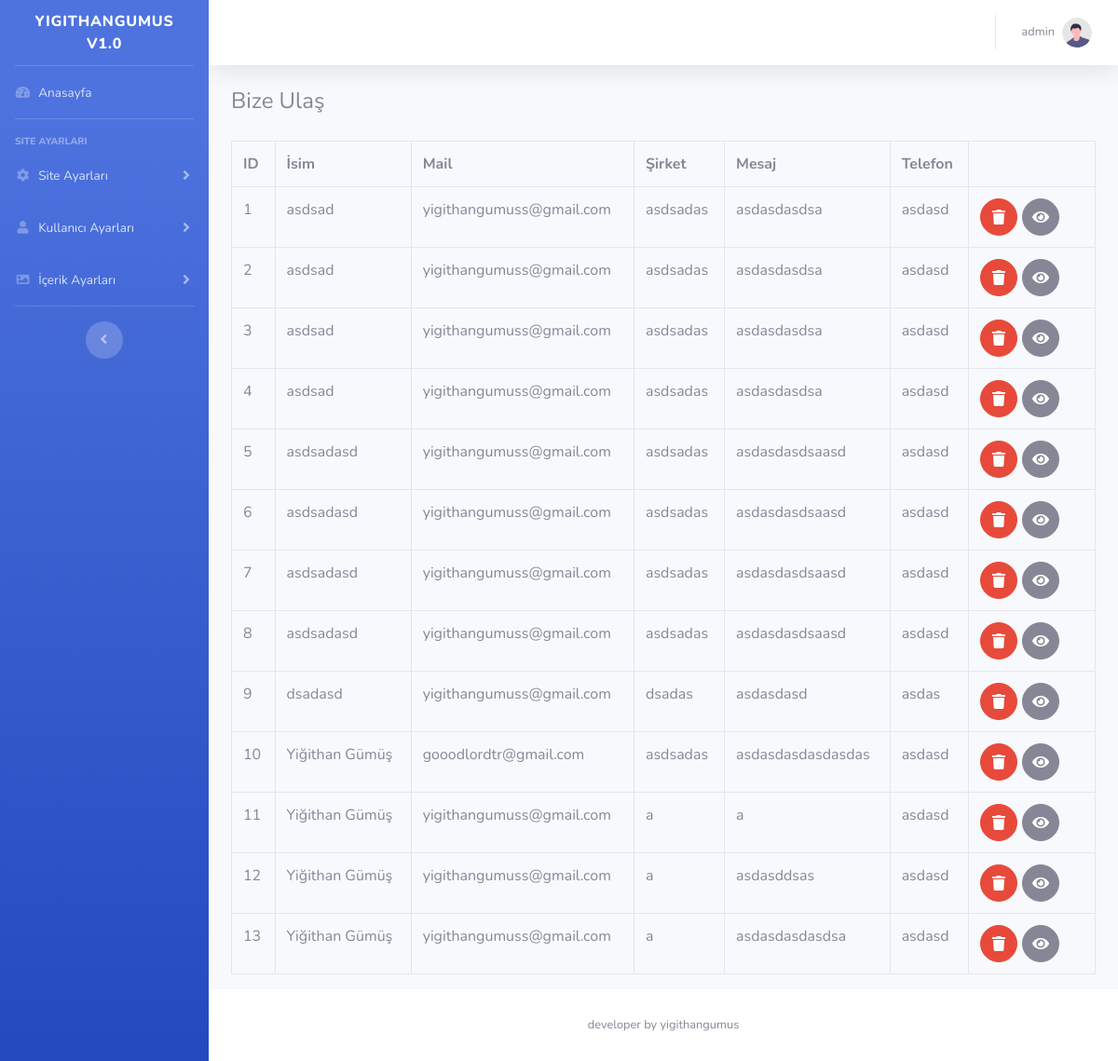
Screenshot of /admin/bizeulas.php (signed in) with the database file from the repository.
### tables this page shows
CREATE TABLE `contact` (
  `id` int(11) NOT NULL,
  `name` varchar(300) NOT NULL,
  `mail` varchar(300) NOT NULL,
  `business` varchar(300) NOT NULL,
  `message` text NOT NULL,
  `project` varchar(300) NOT NULL,
  `tel` varchar(30) NOT NULL
);

CREATE TABLE `ayarlar` (
  `ayar_id` int(11) NOT NULL,
  `site_logo` varchar(400) NOT NULL,
  `site_baslik` varchar(350) NOT NULL,
  `site_aciklama` varchar(300) NOT NULL,
  `site_link` varchar(100) NOT NULL,
  `site_sahip_mail` varchar(100) NOT NULL,
  `site_mail_host` varchar(100) NOT NULL,
  `site_mail_mail` varchar(100) NOT NULL,
  `site_mail_port` int(11) NOT NULL,
  `site_mail_sifre` varchar(100) NOT NULL,
  `site_konum` varchar(300) NOT NULL,
  `site_telefon` varchar(300) NOT NULL,
  `footer_aciklama` text NOT NULL,
  `site_facebook` varchar(300) NOT NULL,
  `site_twitter` varchar(300) NOT NULL,
  `site_linkedin` varchar(300) NOT NULL,
  `site_instagram` varchar(300) NOT NULL,
  `site_tanim` text NOT NULL,
  `site_keywords` text NOT NULL,
  `site_yazari` text NOT NULL,
  `site_harita` varchar(500) NOT NULL,
  `github` varchar(300) NOT NULL
);

### islemler/vt.php (called while the page is built, shortened)
<?php
	$host="localhost";
	$vtname="gameloji";
	$username="root";
	$password="";
	try {
		$db=new pdo("mysql:host=$host;dbname=$vtname;charset=utf8",$username,$password);
	} catch (Exception $e) {
		echo "Bağlantı başarısız";
		echo $e->getMessage();
	}
	$sorgu=$db->prepare("SELECT * FROM ayarlar");
	$sorgu->execute();
	$ayarcek=$sorgu->fetch(PDO::FETCH_ASSOC);
 ?>

### islemler/function.php (called while the page is built, shortened)
<?php
	include "vt.php";
?>

### admin/bizeulas.php (the view, shortened to what this page needs)
<?php include 'header.php';
	$sorgu=$db->prepare("SELECT * FROM contact");
	$sorgu->execute();
	$say=1;
?>
	<div class="container-fluid">
		<div class="row" style="margin-bottom: 20px;">
			<div class="col-md-6">
				<h4>Bize Ulaş</h4>
			</div>
			<div class="col-md-6 text-right">
			</div>
		</div>
		<table class="table table-hover table-bordered">
			<tr>
				<th>ID</th>
				<th>İsim</th>
				<th>Mail</th>
				<th>Şirket</th>
				<th>Mesaj</th>
				<th>Telefon</th>
				<th></th>
			</tr>
			<?php while ($bizecek=$sorgu->fetch(PDO::FETCH_ASSOC)) { ?>
				<tr>
					<td><?php echo $say++; ?></td>
					<td><?php echo $bizecek["name"]; ?></td>
					<td><?php echo $bizecek["mail"]; ?></td>
					<td><?php echo $bizecek["business"]; ?></td>
					<td><?php echo $bizecek["message"]; ?></td>
					<td><?php echo $bizecek["tel"]; ?></td>
					<td>
						<div class="row">
							<div class="col-md-4">
								<form action="../islemler/ajax.php" method="POST">
									<button type="submit" class="btn btn-danger btn-circle" name="bizesil"><i class="fa fa-trash"></i></button>
								</form>
							</div>
							<div class="col-md-4">
								<form action="bizeulasgor.php" method="POST">
									<button type="submit" class="btn btn-secondary btn-circle"><i class="fa fa-eye"></i></button>
								</form>
							</div>
						</div>
					</td>
				</tr>
			<?php } ?>
		</table>
	</div>
<?php include 'footer.php'; ?>

### admin/footer.php (shortened to what this page needs)
            </div>
            <footer class="sticky-footer bg-white">
                <div class="container my-auto">
                    <div class="copyright text-center my-auto">
                        <span><?php echo $ayarcek["footer_aciklama"] ?></span>
                    </div>
                </div>
            </footer>
        </div>
    </div>
</body>
</html>

### rows the page displays
contact: name "asdsad", mail "yigithangumuss@gmail.com", business "asdsadas", message "asdasdasdsa", tel "asdasd"
contact: name "asdsad", mail "yigithangumuss@gmail.com", business "asdsadas", message "asdasdasdsa", tel "asdasd"
contact: name "asdsad", mail "yigithangumuss@gmail.com", business "asdsadas", message "asdasdasdsa", tel "asdasd"
contact: name "asdsad", mail "yigithangumuss@gmail.com", business "asdsadas", message "asdasdasdsa", tel "asdasd"
contact: name "asdsadasd", mail "yigithangumuss@gmail.com", business "asdsadas", message "asdasdasdsaasd", tel "asdasd"
contact: name "asdsadasd", mail "yigithangumuss@gmail.com", business "asdsadas", message "asdasdasdsaasd", tel "asdasd"
contact: name "asdsadasd", mail "yigithangumuss@gmail.com", business "asdsadas", message "asdasdasdsaasd", tel "asdasd"
contact: name "asdsadasd", mail "yigithangumuss@gmail.com", business "asdsadas", message "asdasdasdsaasd", tel "asdasd"
contact: name "dsadasd", mail "yigithangumuss@gmail.com", business "dsadas", message "asdasdasd", tel "asdas"
contact: name "Yiğithan Gümüş", mail "gooodlordtr@gmail.com", business "asdsadas", message "asdasdasdasdasdas", tel "asdasd"
contact: name "Yiğithan Gümüş", mail "yigithangumuss@gmail.com", business "a", message "a", tel "asdasd"
contact: name "Yiğithan Gümüş", mail "yigithangumuss@gmail.com", business "a", message "asdasddsas", tel "asdasd"
contact: name "Yiğithan Gümüş", mail "yigithangumuss@gmail.com", business "a", message "asdasdasdasdsa", tel "asdasd"
ayarlar: footer_aciklama "developer by yigithangumus"

### other values shown
$_SESSION["kul_ad"] "admin"
